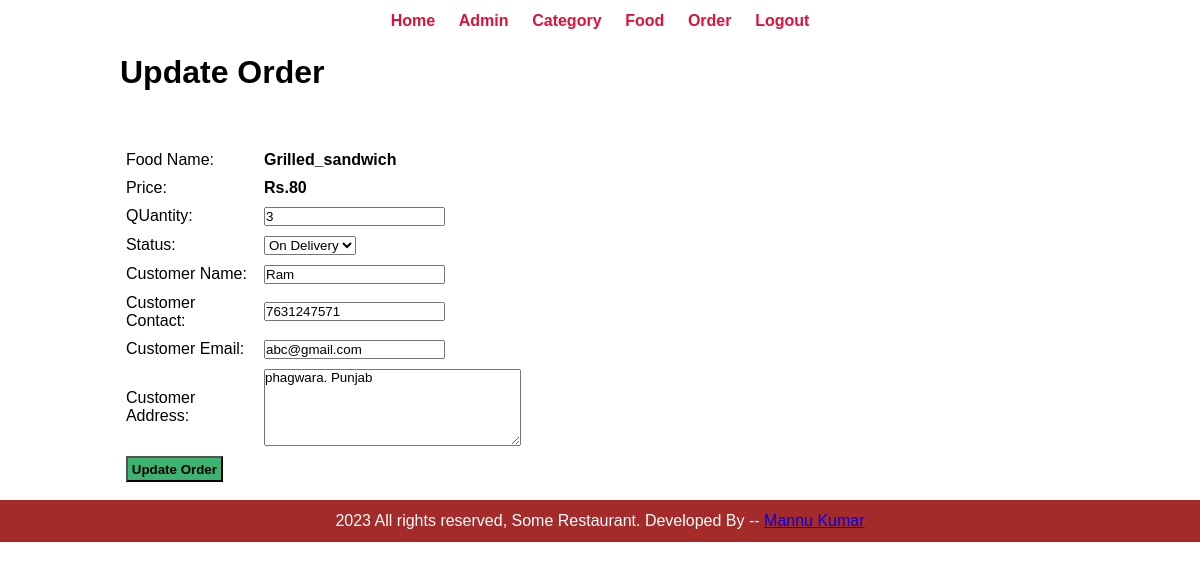
The page /admin/update-order.php?id=2 (signed in) on the database its author committed.
### tables this page shows
CREATE TABLE `tbl_order` (
  `id` int(10) UNSIGNED NOT NULL,
  `food` varchar(150) NOT NULL,
  `price` decimal(10,0) NOT NULL,
  `qty` int(11) NOT NULL,
  `total` decimal(10,0) NOT NULL,
  `order_date` time NOT NULL,
  `status` varchar(50) NOT NULL,
  `customer_name` varchar(150) NOT NULL,
  `customer_contact` varchar(20) NOT NULL,
  `customer_email` varchar(250) NOT NULL,
  `customer_address` varchar(255) NOT NULL
);

### admin/update-order.php (the view, shortened to what this page needs)
<?php include('partials/menu.php'); ?>
<div class="main_content">
    <div class="wrapper">
        <h1>Update Order</h1>
        <br><br><br>
        <?php
            if(isset($_GET['id']))
            {
                $id=$_GET['id'];
                $sql="SELECT * FROM tbl_order WHERE id=$id";
                $res=mysqli_query($conn,$sql);
                $count=mysqli_num_rows($res);
                if($count==1)
                {
                    $row=mysqli_fetch_assoc($res);
                    $food=$row['food'];
                    $price=$row['price'];
                    $qty=$row['qty'];
                    $status=$row['status'];
                    $customer_name=$row['customer_name'];
                    $customer_contact=$row['customer_contact'];
                    $customer_email=$row['customer_email'];
                    $customer_address=$row['customer_address'];
                }
                else
                {
                    header('location:'.SITEURL.'admin/manage-order.php');
                }
            }
            else
            {
                header('location:'.SITEURL.'admin/manage-order.php');
            }
        ?>
        <form action="" method="POST">
            <table class="tbl-30">
                <tr>
                    <td>Food Name: </td>
                    <td><b><?php echo $food;?></b></td>
                </tr>
                <tr>
                    <td>Price: </td>
                    <td><b>Rs.<?php echo $price;?></b></td>
                </tr>
                <tr>
                    <td>QUantity: </td>
                    <td>
                        <input type="number" name="qty" value="<?php echo $qty; ?>">
                    </td>
                </tr>
                <tr>
                    <td>Status: </td>
                    <td>
                        <select name="status">
                            <option <?php if($status=="On Delivery"){echo "selected";} ?> value="On Delivery">On Delivery</option>
                        </select>
                    </td>
                </tr>
                <tr>
                    <td>Customer Name: </td>
                    <td>
                        <input type="text" name="customer_name" value="<?php echo $customer_name; ?>">
                    </td>
                </tr>
                <tr>
                    <td>Customer Contact: </td>
                    <td>
                        <input type="text" name="customer_contact" value="<?php echo $customer_contact; ?>">
                    </td>
                </tr>
                <tr>
                    <td>Customer Email: </td>
                    <td>
                        <input type="text" name="customer_email" value="<?php echo $customer_email; ?>">
                    </td>
                </tr>
                <tr>
                    <td>Customer Address: </td>
                    <td>
                        <textarea name="customer_address" cols="30" rows="5"><?php echo $customer_address; ?></textarea>
                    </td>
                </tr>
                <tr>
                    <td colspan="2">
                        <input type="submit" name="submit" value="Update Order" class="btn-secondary">
                    </td>
                </tr>
            </table>
        </form>
    </div>
</div>
<?php include('partials/footer.php'); ?>

### css/admin.css (style rules this page uses)
* { margin:0; padding: 0; font-family: Arial, Helvetica, sans-serif; }
.wrapper { padding: 1%; width: 80%; margin: 0px auto; }
table tr td { padding: 1%; }
.btn-secondary { background-color: mediumseagreen; padding: 1%; color: black; text-decoration: none; font-weight: bold; }

### rows shown on the page
tbl_order: food "Grilled_sandwich", price "80", qty "3", status "On Delivery", customer_name "Ram", customer_contact "7631247571", customer_email "abc@gmail.com", customer_address "phagwara. Punjab"
